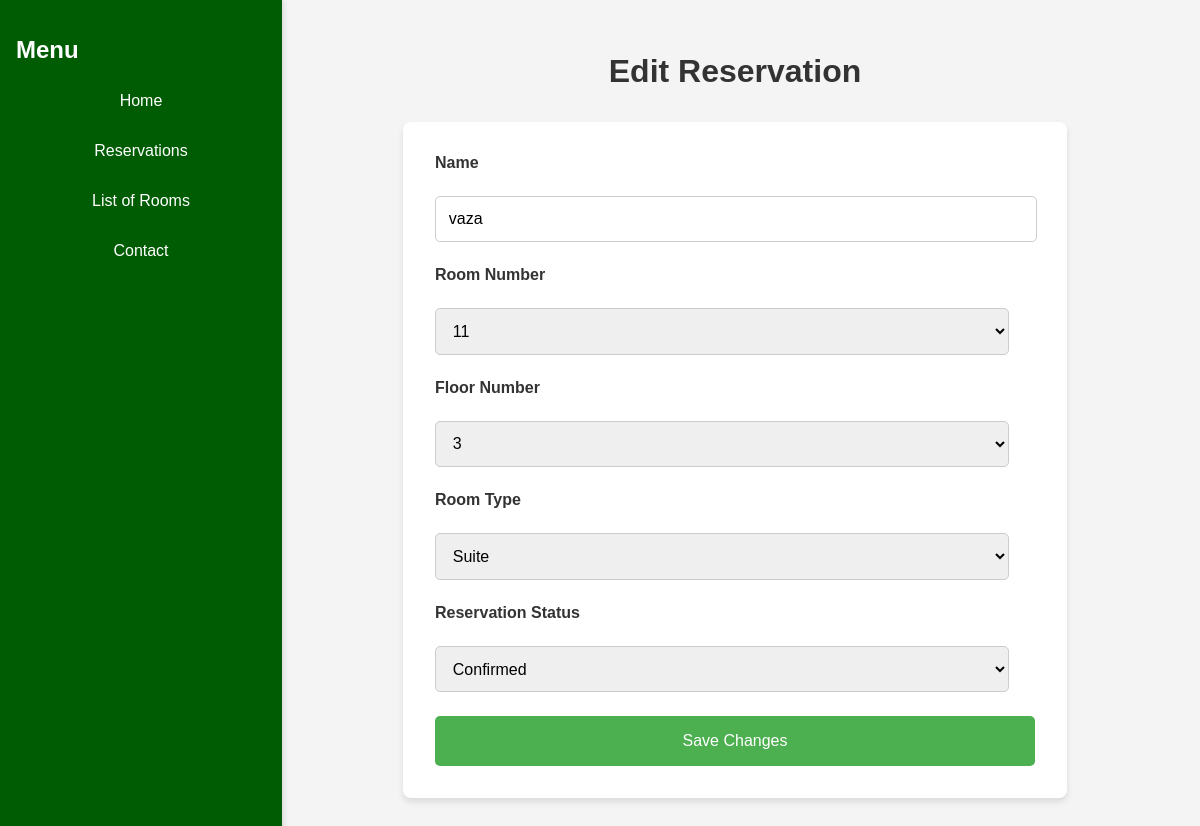
/edit.php?id_reservasi=4, run on the app's committed database.
### tables this page shows
CREATE TABLE `reservasi` (
  `id_reservasi` int(11) NOT NULL,
  `id_tamu` int(11) DEFAULT NULL,
  `id_kamar` int(11) DEFAULT NULL,
  `tanggal_checkin` date DEFAULT NULL,
  `tanggal_checkout` date DEFAULT NULL,
  `jumlah_tamu` int(11) DEFAULT NULL,
  `status_reservasi` varchar(20) DEFAULT NULL,
  `total_biaya` decimal(10,2) DEFAULT NULL
);

CREATE TABLE `guest` (
  `id_tamu` int(11) NOT NULL,
  `nama` varchar(100) NOT NULL,
  `alamat` text NOT NULL,
  `no_telp` varchar(20) NOT NULL,
  `email` varchar(100) NOT NULL
);

CREATE TABLE `room` (
  `id_kamar` int(11) NOT NULL,
  `tipe_kamar` varchar(50) NOT NULL,
  `kapasitas` int(11) NOT NULL,
  `nomor` int(20) NOT NULL,
  `lantai` int(11) NOT NULL
);

### edit.php (the view, shortened to what this page needs)
<?php
include 'koneksi.php';
$id_reservasi = $_GET['id_reservasi'];
$sql = "SELECT r.id_reservasi, g.nama, rm.nomor, rm.tipe_kamar, r.status_reservasi, rm.lantai
        FROM reservasi r
        JOIN guest g ON r.id_tamu = g.id_tamu
        JOIN room rm ON r.id_kamar = rm.id_kamar
        WHERE r.id_reservasi = $id_reservasi";
$result = $conn->query($sql);
$row = $result->fetch_assoc();
?>
<!DOCTYPE html>
<html lang="id">
<head>
</head>
<body>
    <div class="navbar">
        <h2>Menu</h2>
        <a href="index.php">Home</a>
        <a href="reservation.php">Reservations</a>
        <a href="rooms.php">List of Rooms</a>
        <a href="contact.php">Contact</a>
    </div>
    <div class="content">
        <div class="header">
            <h1>Edit Reservation</h1>
        </div>
        <div class="form-container">
            <form id="reservation-form" action="edit.php?id_reservasi=<?php echo $id_reservasi; ?>" method="POST">
                <label for="name">Name</label>
                <input type="text" id="name" name="name" value="<?php echo htmlspecialchars($row['nama']); ?>" required>
                <label for="room_number">Room Number</label>
                <select id="room_number" name="room_number" required>
                    <?php for ($i = 1; $i <= 15; $i++): ?>
                        <option value="<?php echo $i; ?>" <?php echo ($row['nomor'] == $i) ? 'selected' : ''; ?>><?php echo $i; ?></option>
                    <?php endfor; ?>
                </select>
                <label for="floor_number">Floor Number</label>
                <select id="floor_number" name="floor_number" required>
                    <?php for ($i = 1; $i <= 5; $i++): ?>
                        <option value="<?php echo $i; ?>" <?php echo ($row['lantai'] == $i) ? 'selected' : ''; ?>><?php echo $i; ?></option>
                    <?php endfor; ?>
                </select>
                <label for="room_type">Room Type</label>
                <select id="room_type" name="room_type" required>
                    <option value="suite" <?php echo ($row['tipe_kamar'] == 'suite') ? 'selected' : ''; ?>>Suite</option>
                </select>
                <label for="status">Reservation Status</label>
                <select id="status" name="status" required>
                    <option value="confirmed" <?php echo ($row['status_reservasi'] == 'confirmed') ? 'selected' : ''; ?>>Confirmed</option>
                </select>
                <button type="submit">Save Changes</button>
            </form>
        </div>
    </div>
</body>
</html>

### edit.php (style rules this page uses)
body { font-family: Arial, sans-serif; margin: 0; padding: 0; background-color: #f4f4f4; color: #333; display: flex; }
.navbar { background-color: rgb(0, 92, 3); width: 250px; height: 100vh; padding: 1em; box-shadow: 2px 0 5px rgba(0, 0, 0, 0.1); position: fixed; }
.navbar a { display: block; color: white; text-decoration: none; margin: 1em 0; padding: 0.5em; border-radius: 5px; text-align: center; }
h2 { color: white; }
.content { margin-left: 270px; padding: 2em; flex-grow: 1; }
.header { text-align: center; margin-bottom: 2em; }
.form-container { background-color: white; padding: 2em; border-radius: 8px; box-shadow: 0 4px 6px rgba(0, 0, 0, 0.1); max-width: 600px; margin: 0 auto; }
.form-container form { display: grid; grid-template-columns: 1fr; gap: 1.5em; }
.form-container label { font-weight: bold; }
.form-container input, .form-container select { width: calc(100% - 1.6em); padding: 0.8em; border: 1px solid #ccc; border-radius: 5px; font-size: 1em; }
.form-container button { background-color: #4CAF50; color: white; border: none; padding: 1em 1.5em; border-radius: 5px; cursor: pointer; font-size: 1em; width: 100%; }

### data on the page
reservasi: name "vaza", status "Confirmed"
room: room_number "11", floor_number "3", room_type "Suite"
